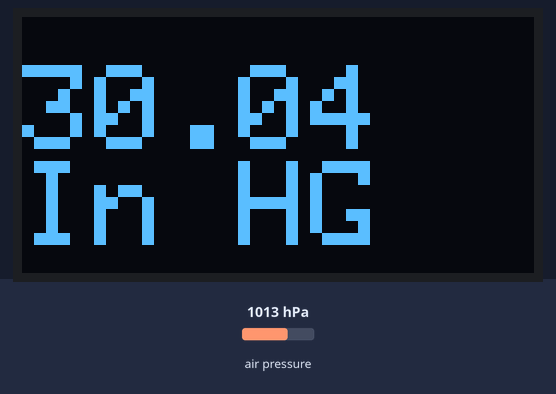
The sketch below on a simulated Arduino Uno, built with avr-gcc and run on an emulated ATmega328P. On the bench: 128×64 one-colour display. The inputs (shaded band) are chosen by the test bench; at power-on: air pressure 1013 hPa. What the sketch prints to the serial monitor is not drawn.

Above: at 1.2 s.
1.3 s: air pressure set to 952 hPa
At 1.5 s:
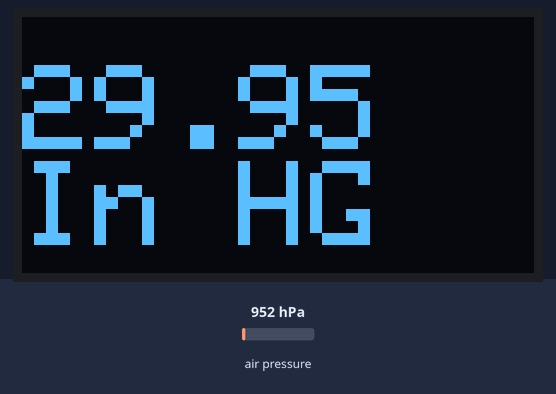
2.8 s: air pressure set to 975 hPa
At 3.21 s:
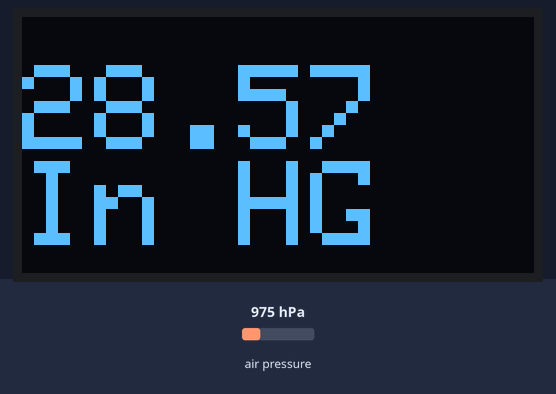
4.5 s: air pressure set to 1025 hPa
At 8.2 s:
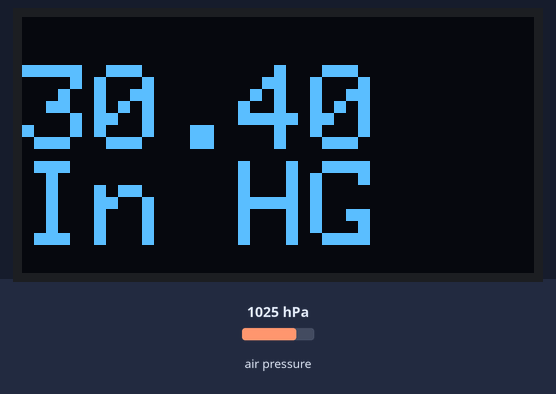
Timing chart, 0 to 9.7 s (numbered marks = the images above; inputs shaded):
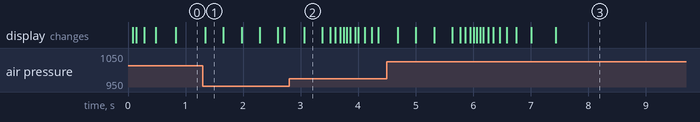

Measured:
- after the input at 1.3 s, the display: changes at once (image 1)

The sketch:

barometer_project_nominal_pressure.ino
```cpp
#include <SPI.h>
#include <Wire.h>
#include <Adafruit_GFX.h>
#include <Adafruit_SSD1306.h>
#include <Adafruit_BMP085.h>

Adafruit_BMP085 BP;
bool BMPconnected = false;

float BarPress = 30;
float BarPressNow = 30;
float alt =  37.5;

int screenWidth = 128;
int screenHeight = 64;
int oledReset = -1;
#define SCREEN_ADDRESS 0x3C
Adafruit_SSD1306 oled(screenWidth, screenHeight, &Wire, oledReset);

void setup() {
  // put your setup code here, to run once:
  Serial.begin(9600);
  BMPconnected = BP.begin();
  if (BMPconnected == true) {
    Serial.println("BMP180 found and Connected");
  }
  if (BMPconnected == false) {
    Serial.println("BMP180 not found, Check Connections");
  }
  oled.begin(SSD1306_SWITCHCAPVCC,SCREEN_ADDRESS);
  oled.clearDisplay();
  oled.display();
}

void loop() {
  // put your main code here, to run repeatedly:
  BarPressNow = normPress(alt);
  BarPress = .95*BarPress + .05*BarPressNow;
  oled.clearDisplay();
  oled.setCursor(0,12);
  oled.setTextColor(WHITE);
  oled.setTextSize(3);
  oled.println(BarPress);
  oled.println("In HG");
  oled.display();
}

float normPress(float elev){
  float BPRaw;
  float BPNorm;
  float T0 = 288.15;
  float L = .0065 ;
  float R = 8.3144598;
  float M = .0289644;
  float g = 9.8;
  float c = M*g/(R*L);
  BPRaw =BP.readPressure()*.0002953;
  BPNorm = BPRaw/pow(1-L*elev/T0,c);
  return BPNorm;
}
```
